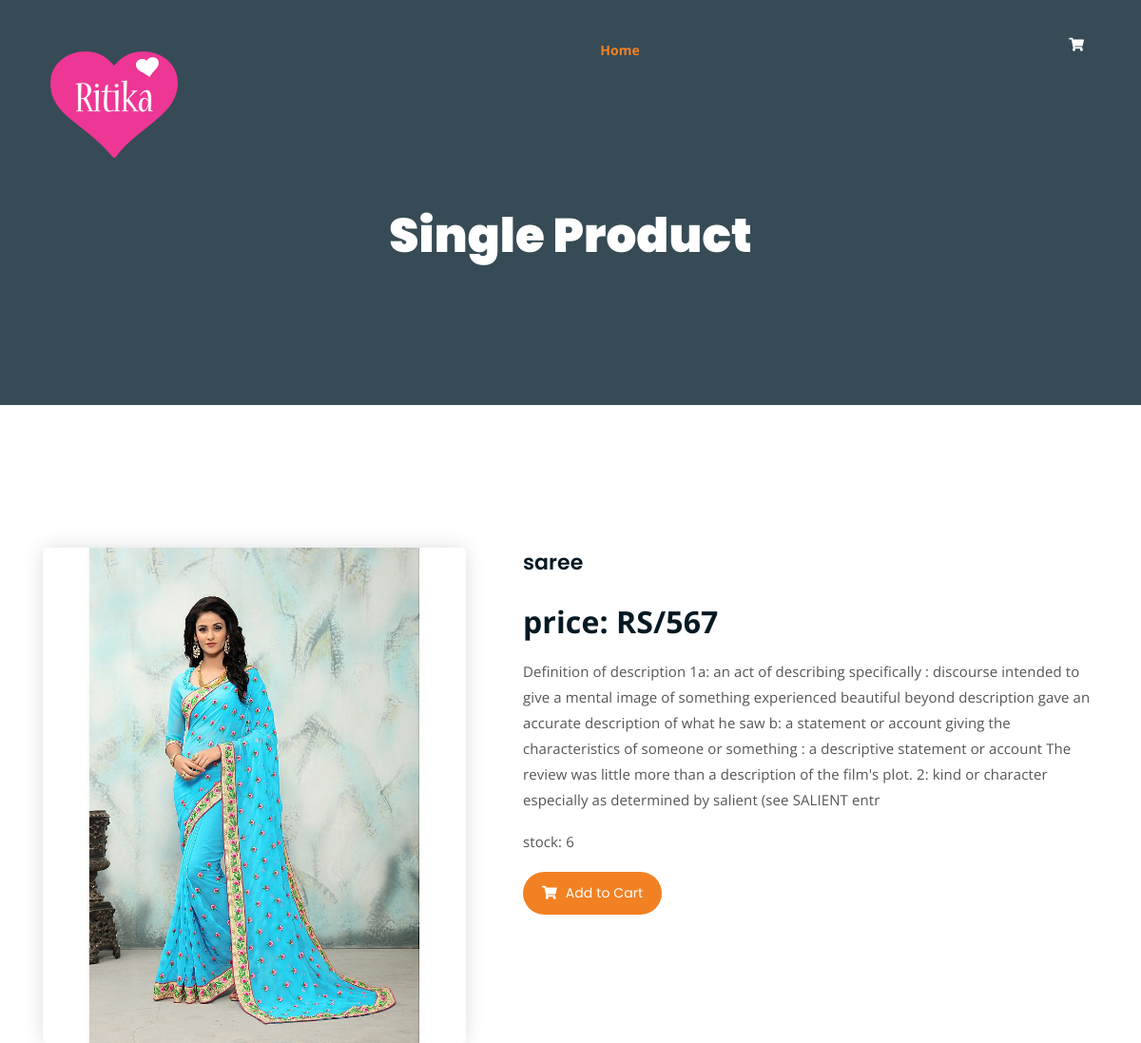
Screenshot of /wome-section/saree with the database file from the repository.
### shop/models.py (models this page shows, shortened)
class products(models.Model):
    name=models.CharField(max_length=150,unique=True)
    slug=models.SlugField(max_length=150,unique=True)
    img=models.ImageField(upload_to='product')
    desc=models.TextField()
    stock=models.IntegerField()
    available=models.BooleanField()
    price=models.IntegerField()
    category=models.ForeignKey(categ,on_delete=models.CASCADE)

### shop/views.py (the view)
# urls.py: path('<slug:c_slug>/<slug:product_slug>',views.proddetails,name='details'),
def proddetails(request,c_slug,product_slug):
    try:
        prod=products.objects.get(category__slug=c_slug,slug=product_slug)
    except Exception as e:
        raise e
    return render(request,'single-product.html',{'pr':prod})

### cart/context_processor.py (called while the page is built)
def count(request):
    item_count=0
    if 'admin' in request.path:
        return {}
    else:
        try:
            ct=cartlist.objects.filter(cartid=cid(request))
            cti=items.objects.all().filter(cart=ct[:1])
            for c in cti:
                item_count += c.quan
        except cartlist.DoesNotExist:
            item_count=0
        return dict(itc=item_count)

### cart/views.py (called while the page is built)
def cid(request):
    ct_id=request.session.session_key
    if not ct_id:
        ct_id=request.session.create()
    return ct_id

### templates/single-product.html (shortened to what this page needs)
{% load static %}
<html lang="en">
<head>
	<link rel="stylesheet" href="{% static 'assets/css/all.min.css' %}">
	<link rel="stylesheet" href="{% static 'assets/bootstrap/css/bootstrap.min.css' %}">
	<link rel="stylesheet" href="{% static 'assets/css/owl.carousel.css' %}">
	<link rel="stylesheet" href="{% static 'assets/css/magnific-popup.css' %}">
	<link rel="stylesheet" href="{% static 'assets/css/animate.css' %}">
	<link rel="stylesheet" href="{% static 'assets/css/meanmenu.min.css' %}">
	<link rel="stylesheet" href="{% static 'assets/css/main.css' %}">
	<link rel="stylesheet" href="{% static 'assets/css/responsive.css' %}">
</head>
<body>
	<div class="top-header-area" id="sticker">
		<div class="container">
			<div class="row">
				<div class="col-lg-12 col-sm-12 text-center">
					<div class="main-menu-wrap">
						<div class="site-logo">
							<a href="index.html">
								<img src="{% static 'assets/img/Ritika.png'%}" alt="">
							</a>
						</div>
						<nav class="main-menu">
							<ul>
								<li class="current-list-item"><a href="/">Home</a>
								</li>
								<li>
									<div class="header-icons">
										<a class="shopping-cart" href="{% url 'cartdetails' %}"><i class="fas fa-shopping-cart"></i></a>
									</div>
								</li>
							</ul>
						</nav>
					</div>
				</div>
			</div>
		</div>
	</div>
	<div class="breadcrumb-section breadcrumb-bg">
		<div class="container">
			<div class="row">
				<div class="col-lg-8 offset-lg-2 text-center">
					<div class="breadcrumb-text">
						<h1>Single Product</h1>
					</div>
				</div>
			</div>
		</div>
	</div>
	<div class="single-product mt-150 mb-150">
		<div class="container">
			<div class="row">
				<div class="col-md-5">
					<div class="single-product-img">
					<img src={{pr.img.url}} alt="" style="height=300px;width=300;">
					</div>
				</div>
				<div class="col-md-7">
					<div class="single-product-content">
						<h3>{{pr.name}}</h3>
						<p class="single-product-pricing"> price: RS/{{pr.price}}</p>
						<p>{{pr.desc}}</p>
						<p>stock: {{pr.stock}}</p>
						<div class="single-product-form">
							{% if pr.stock <= 0 %}
							<h1 style="color:red"> Sorry No stock avilable</h1>
							{% else %}
							<a href="{% url 'addcart' pr.id %}" class="cart-btn"><i class="fas fa-shopping-cart"></i> Add to Cart</a>
							{% endif %}
						</div>
					</div>
				</div>
			</div>
		</div>
	</div>
</body>
</html>

### static/assets/css/main.css (style rules this page uses)
html { font-size: 14px; font-weight: 400; line-height: 28px; height: 100%; }
body { font-family: "Open Sans", sans-serif; font-weight: 400; font-size: 1rem; letter-spacing: 0.1px; line-height: 1.8; color: #051922; overflow-x: hidden; }
body img { max-width: 100%; }
a { cursor: pointer; text-decoration: none; -webkit-transition: all 0.2s ease-in-out; -o-transition: all 0.2s ease-in-out; transition: all 0.2s ease-in-out; }
h1, .h1, h2, .h2, h3, .h3, h4, .h4, h5, .h5, h6, .h6 { font-family: "Poppins", sans-serif; font-weight: 700; margin: 0 0 1.25rem 0; color: #051922; }
h1:last-child, .h1:last-child, h2:last-child, .h2:last-child, h3:last-child, .h3:last-child, h4:last-child, .h4:last-child, h5:last-child, .h5:last-child, h6:last-child, .h6:last-child { margin: 0; }
h1, .h1 { font-size: 4rem; font-weight: 700; line-height: 4rem; }
h3, .h3 { font-size: 2rem; font-weight: 700; line-height: 2.25rem; }
p { font-family: "Open Sans", sans-serif; font-weight: 400; font-size: 1rem; letter-spacing: 0.1px; line-height: 1.8; color: #051922; margin: 0 0 1.25rem 0; }
.mt-150 { margin-top: 150px; }
.mb-150 { margin-bottom: 150px; }
a.boxed-btn, a.bordered-btn, a.cart-btn { border-radius: 50px; }
.breadcrumb-bg { background-image: url(../img/breadcrumb-bg.jpg); }
.breadcrumb-text h1 { font-size: 50px; font-weight: 900; color: #fff; margin: 0; margin-top: 20px; }
.breadcrumb-section { padding: 150px 0; background-size: cover; background-position: center center; position: relative; z-index: 1; background-attachment: fixed; padding-top: 200px; }
.breadcrumb-section:after { position: absolute; left: 0; top: 0; width: 100%; height: 100%; content: ""; background-color: #07212e; z-index: -1; opacity: 0.8; }
.top-header-area { position: absolute; z-index: 999; width: 100%; padding: 25px 0; }
nav.main-menu ul { margin: 0; padding: 0; list-style: none; }
nav.main-menu ul li { display: inline-block; }
nav.main-menu ul li a { color: #fff; font-weight: 700; display: block; padding: 15px; }
nav.main-menu ul > li { position: relative; }
nav.main-menu ul li:last-child a { display: inline-block; }
nav.main-menu > ul li:last-child { float: right; }
.site-logo { float: left; max-width: 150px; }
.main-menu-wrap { position: relative; }
.header-icons a { color: #fff; display: inline-block; padding: 10px; }
.site-logo { padding: 6px 0; }
nav.main-menu ul li.current-list-item > a { color: #F28123; }
nav.main-menu li a { -webkit-transition: 0.3s; -o-transition: 0.3s; transition: 0.3s; }
.top-header-area .header-icons a { -webkit-transition: 0.3s; -o-transition: 0.3s; transition: 0.3s; }
.top-header-area { -webkit-transition: 0.3s; -o-transition: 0.3s; transition: 0.3s; }
a.cart-btn { -webkit-transition: 0.3s; -o-transition: 0.3s; transition: 0.3s; }
html, body { height: 100%; }
a.cart-btn { font-family: 'Poppins', sans-serif; display: inline-block; background-color: #F28123; color: #fff; padding: 10px 20px; }
a.cart-btn i { margin-right: 5px; }
.single-product-img img { border-radius: 5px; -webkit-box-shadow: 0 0 20px #ddd; box-shadow: 0 0 20px #ddd; }
.single-product-content h3 { font-size: 22px; font-weight: 600; }
.single-product-content p { font-size: 15px; color: #555; line-height: 1.8; }
.single-product-content p.single-product-pricing { font-size: 32px; font-weight: 700; margin-bottom: 10px; color: #051922; line-height: inherit; }
.single-product-form a.cart-btn { margin-bottom: 15px; }
.single-product-content { margin-left: 30px; }

### rows the page displays
products: img (picture), name "saree", price "567", desc "Definition of description 1a: an act of describing specifically : discourse intended to give a mental image of something experienced beautiful beyond description gave an accurate description of what he saw b: a statement or account giving the characteristics of someone or something : a descriptive statement or account The review was little more than a description of the film's plot. 2: kind or character especially as determined by salient (see SALIENT entr", stock "6"
